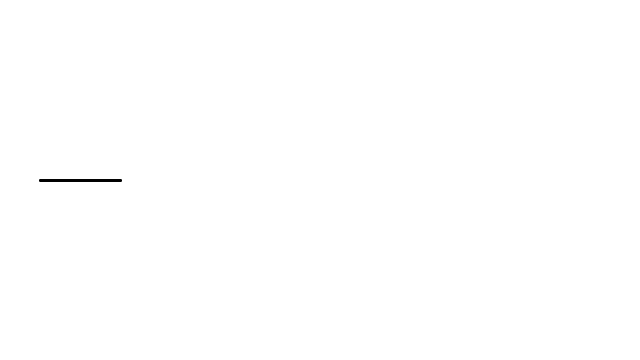
Frame 1 (no input)
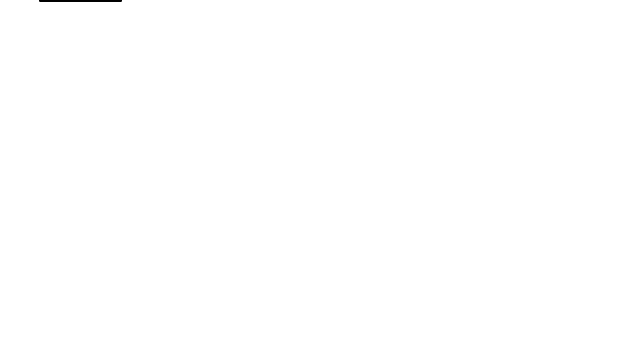
Frame 60 (the mouse pressed at the canvas centre just before this capture)
Frame 120 (the mouse held since frame 60 and released just before this capture): identical to frame 60, image omitted

The Processing sketch that drew these frames (run headless with seeded random() and noise(); from frame 60 on, the mouse is pressed at the canvas centre):

// Processing sketch: new_arrow
// ── new_arrow.pde
import java.util.ArrayList;
ArrayList <Arrow> arrows = new ArrayList<Arrow>() ;

void setup(){
size(640,360);
for(int i=0; i<15;i++){
arrows.add(new Arrow(40,180,120,180));

}

}

void draw(){
background(255);

for (Arrow a : arrows)
{
a.update();
a.show();
a.over();


}



}

void mousePressed() {
for (Arrow a : arrows)
{

a.over();



}

 
}

// ── Arrow.pde
class Arrow {
float x1,x2,y1,y2,xspeed;
  Arrow(float _x1 , float _y1 , float _x2 , float _y2){
    x1=_x1;
    y1= _y1;
    x2=_x2;
    y2=_y2;
    xspeed = 0;
  }

void update(){
x1=x1+xspeed;
x2=x2+xspeed;
}


void show(){
strokeWeight(2);
line(x1,y1,x2,y2);

}


void over(){
if (mouseX<160){
y1 = mouseY;
y2=mouseY;
}
  if (mousePressed&&mouseX<160){
   xspeed = 8; 
  }
  
  
}






}
